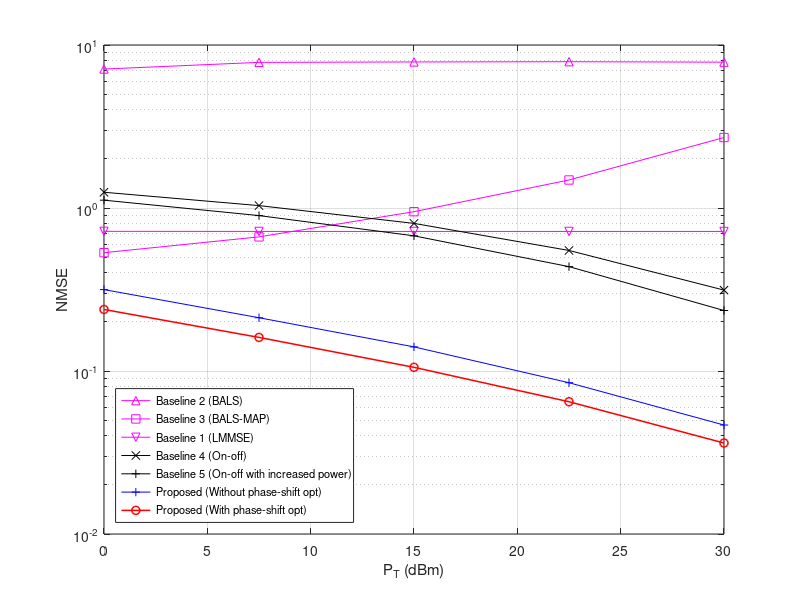

MATLAB code for this plot:
close all
clear all

load('baseline_improve.mat','NMSE_D','NMSE_I_LS','NMSE_I_MAP','snr_w');
% base_NMSE_D=NMSE_D;
% base_NMSE_I_LS=NMSE_I_LS;
basehd_NMSE_I_MAP=NMSE_I_MAP;
load('propose_cascade_final.mat','NMSE_D','NMSE_I_LS','NMSE_I_MAP','snr_w');
% pro_NMSE_D=NMSE_D;
% pro_NMSE_I_LS=NMSE_I_LS;
pro_NMSE_I_MAP=NMSE_I_MAP;
load('propose_cascade_optphi.mat','NMSE_D','NMSE_I_LS','NMSE_I_MAP','snr_w');
% opt_NMSE_I_LS=NMSE_I_LS;
opt_NMSE_I_MAP=NMSE_I_MAP;
%%
load('base_LMMSE_bound.mat','NMSE_I_MAP','snr_w');
base_LMMSE_MAP=NMSE_I_MAP;
load('base_BALS_bound.mat','NMSE_I_MAP','snr_w');
base_BALS_LS=NMSE_I_MAP;
load('base_BALS_map.mat','NMSE_I_MAP','snr_w');
base_BALS_MAP=NMSE_I_MAP;
load('baseline_improve_sameP.mat','NMSE_D','NMSE_I_LS','NMSE_I_MAP','snr_w');
baseimp_NMSE_I_MAP=NMSE_I_MAP;
%%
figure
semilogy(snr_w,base_BALS_LS,'m^-',snr_w,base_BALS_MAP,'ms-',snr_w,base_LMMSE_MAP,'mv-',...
    snr_w,basehd_NMSE_I_MAP,'kx-',snr_w,baseimp_NMSE_I_MAP,'k+-',...
    snr_w,pro_NMSE_I_MAP,'b+-',...
    snr_w,opt_NMSE_I_MAP,'ro-','LineWidth',1.1);
grid on
% ylim([1e-2,1e1]);
% xlim([10,30]);
xlabel('P_T (dBm)'); ylabel('NMSE');
% text(5,0.1,'Proposed (With phase-shift opt)','Color','r','FontSize',11);
% text(6,0.1,'Proposed (Without phase-shift opt)','Color','b','FontSize',11);
% text(20,0.8,'Baseline 5  (On-off with increased power)','Color','k','FontSize',11);
% text(5,0.8,'Baseline 4 (On-off)','Color','k','FontSize',11);
% text(20,0.8,'Baseline 1 (LMMSE)','Color','m','FontSize',11);
% text(20,2,'Baseline 3 (BALS-MAP)','Color','m','FontSize',11);
% text(20,7,'Baseline 2 (BALS)','Color','m','FontSize',11);
% x = [0.3,0.5];y = [0.6,0.5];
% annotation('arrow',x,y,'Color','r','Linewidth',1);
% x = [0.3,0.5];y = [0.3,0.4];
% annotation('arrow',x,y,'Color','b','Linewidth',1);
% x = [0.6,0.7];y = [0.3,0.4];
% annotation('arrow',x,y,'Color','k','Linewidth',1);
% x = [0.1,0.2];y = [0.3,0.4];
% annotation('arrow',x,y,'Color','k','Linewidth',1);
% x = [0.1,0.2];y = [0.5,0.6];
% annotation('arrow',x,y,'Color','m','Linewidth',1);
% x = [0.1,0.2];y = [0.5,0.6];
% annotation('arrow',x,y,'Color','m','Linewidth',1);
% x = [0.1,0.2];y = [0.7,0.8];
% annotation('arrow',x,y,'Color','m','Linewidth',1);
legend('Baseline 2 (BALS)','Baseline 3 (BALS-MAP)','Baseline 1 (LMMSE)',...
'Baseline 4 (On-off)','Baseline 5 (On-off with increased power)','Proposed (Without phase-shift opt)','Proposed (With phase-shift opt)',...
'location','southwest','FontSize',8);
